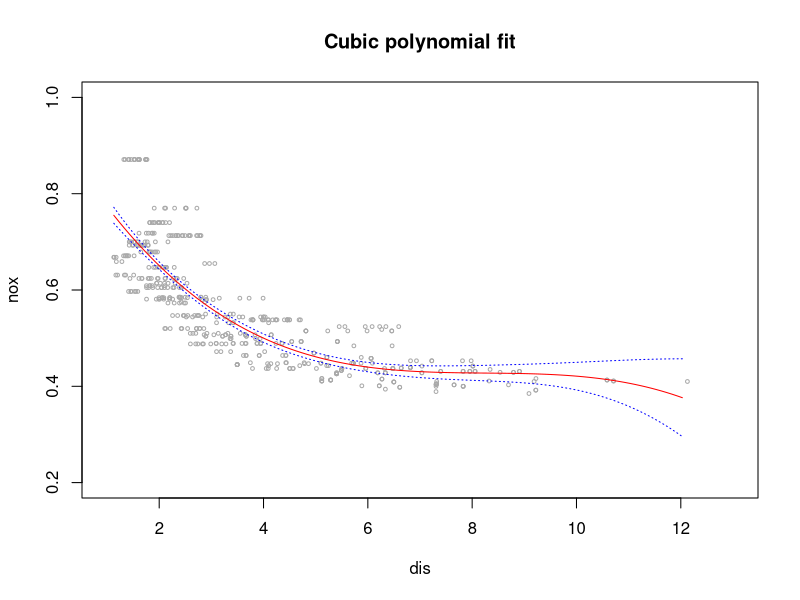

Here is the R script that generated this plot: (Note: this script raises an error after producing the figure.)
# Exercise 9, pg. 299
rm(list = ls())
library(MASS)
data("Boston")

# a
fit_i <- lm(formula = nox ~ poly(x = dis, degree = 3), data = Boston)
summary(fit_i)

dis.grid <- seq(from = min(Boston$dis), to = max(Boston$dis), by = 0.1)
nox_pred <- predict(object = fit_i, newdata = data.frame(dis = dis.grid),
                    se.fit = TRUE)
se.bands = cbind(nox_pred$fit + 2*nox_pred$se.fit, 
               nox_pred$fit - 2*nox_pred$se.fit)
plot(x = Boston$dis, y = Boston$nox, cex = .5, col="darkgrey", 
     xlab = "dis", ylab = "nox", ylim = c(0.2, 1), xlim = c(1,13), 
     main = "Cubic polynomial fit")
lines(x = dis.grid, y = nox_pred$fit, col = "red")
matlines(dis.grid, se.bands, lwd = 1, col = "blue", lty = 3)


# b
degrees <- c(1:10)
pdf(file = "Ch7/Ex9_PolynomialFit.pdf", width = 7, height = 9)
par(mfrow = c(4,3))
for(degree_i in degrees){
    fit_i <- lm(formula = nox ~ poly(x = dis, degree = degree_i),
                data = Boston)
    sumFit_i <- summary(fit_i)
    
    dis.grid <- seq(from = min(Boston$dis), to = max(Boston$dis), by = 0.1)
    nox_pred <- predict(object = fit_i, newdata = data.frame(dis = dis.grid),
                        se.fit = TRUE)
    se.bands=cbind(nox_pred$fit + 2*nox_pred$se.fit, 
                   nox_pred$fit - 2*nox_pred$se.fit)
    plot(x = Boston$dis, y = Boston$nox, cex = .5, col="darkgrey", 
         xlab = "dis", ylab = "nox", 
         ylim = c(floor(min(se.bands)), ceiling(max(se.bands))), 
         xlim = c(1,13), 
         main = paste("Degree:", degree_i, "| RSS:", 
                      round(x = sumFit_i$r.squared, digits = 3)))
    
    lines(x = dis.grid, y = nox_pred$fit, col = "red")
    matlines(dis.grid, se.bands, lwd = 1, col = "blue", lty = 3)
    
}
dev.off()


# c
library(boot)
set.seed(123)
degrees <- c(1:10)
cvMSE <- rep(x = NA, times = length(degrees))
for(degree_i in degrees){
    fit_i <- glm(formula = nox ~ poly(x = dis, degree = degree_i),
                 data = Boston)
    outCV <- cv.glm(data = Boston, glmfit = fit_i, K = 10)
    cvMSE[degree_i] <- outCV$delta[2]
}
plot(x = 1:length(cvMSE), y = cvMSE, type = "b", 
     xlab = "Degree of polynomial fit", ylab = "MSE (10 fold CV)")
points(x = which.min(cvMSE), y = min(cvMSE), pch = 19, col = "red")
legend(x = "topleft", legend = c("best degree", "not best degree"), 
       col = c("red", "black"), pch = c(19, 1))


# d
rm(list = ls())
library(splines)
# Fit 
fit_bs <- lm(formula = nox ~ bs(x = dis, df = 4), data = Boston)
# Knots
attr(x = bs(x = Boston$dis, df = 4), which = "knots")

# Plot
dis.grid <- seq(from = min(Boston$dis), to = max(Boston$dis), by = 0.1)
nox_pred <- predict(object = fit_bs, newdata = data.frame(dis = dis.grid),
                    se.fit = TRUE)
se.bands = cbind(nox_pred$fit + 2*nox_pred$se.fit, 
                 nox_pred$fit - 2*nox_pred$se.fit)
plot(x = Boston$dis, y = Boston$nox, cex = .5, col="darkgrey", 
     xlab = "dis", ylab = "nox", ylim = c(0.2, 1), xlim = c(1,13), 
     main = "Regression Spline fit")
lines(x = dis.grid, y = nox_pred$fit, col = "red")
matlines(dis.grid, se.bands, lwd = 1, col = "blue", lty = 3)



# e
dfs <- 3:10
dis.grid <- seq(from = min(Boston$dis), to = max(Boston$dis), by = 0.1)

pdf(file = "Ch7/Ex9_RegressionSpline.pdf")
par(mfrow = c(3,3))
for(df_i in dfs){
    
    fit_bs_i <- lm(formula = nox ~ bs(x = dis, df = df_i), data = Boston)
    sumfit_i <- summary(fit_bs_i)
    # Plot
    nox_pred <- predict(object = fit_bs_i, newdata = data.frame(dis = dis.grid),
                        se.fit = TRUE)
    se.bands = cbind(nox_pred$fit + 2*nox_pred$se.fit, 
                     nox_pred$fit - 2*nox_pred$se.fit)
    plot(x = Boston$dis, y = Boston$nox, cex = .5, col="darkgrey", 
         xlab = "dis", ylab = "nox", ylim = c(0.2, 1), xlim = c(1,13), 
         main = paste("Df", df_i, "| RSS", round(x = sumfit_i$r.squared, 
                                                 digits = 3)))
    lines(x = dis.grid, y = nox_pred$fit, col = "red")
    matlines(dis.grid, se.bands, lwd = 1, col = "blue", lty = 3)
    
}
dev.off()

# f
rm(list = ls())
set.seed(1)
data("Boston")
dfs <- 3:10
numFolds <- 10
config <- data.frame(dfs = rep(x = dfs, each = numFolds), 
                     fold = 1:numFolds, cvMSE = NA)
folds <- sample(x = 1:numFolds, size = nrow(Boston), replace = TRUE)
for(i in 1:nrow(config)){
    fit_bs_i <- lm(formula = nox ~ bs(x = dis, df = config$dfs[i]), 
                   data = Boston[folds != config$fold[i], ])
    pred_i <- predict(object = fit_bs_i, 
                      newdata = Boston[folds == config$fold[i], ])
    config$cvMSE[i] <- mean((pred_i - Boston$nox[folds == config$fold[i]])^2)
}
meanMSE <- tapply(X = config$cvMSE, INDEX = config$dfs, FUN = mean)
sdMSE <- tapply(X = config$cvMSE, INDEX = config$dfs, FUN = sd)

boxplot(formula = cvMSE ~ dfs, data = config, notch = TRUE)

boundariesMSEs <- cbind(meanMSE - sdMSE, meanMSE + sdMSE)
plot(x = dfs, y = meanMSE, type = "n", 
     xlab = "Degree of freedom", ylab = "MSE (10 fold CV)", 
     ylim = c(min(boundariesMSEs), max(boundariesMSEs)))
epsilon = 0.03
segments(x0 = dfs, y0 = boundariesMSEs[, 1],
         x1 = dfs, y1 = boundariesMSEs[, 2])
segments(x0 = dfs - epsilon, y0 = boundariesMSEs[,1], 
         x1 = dfs + epsilon, y1 = boundariesMSEs[, 1])
segments(x0 = dfs - epsilon, y0 = boundariesMSEs[,2], 
         x1 = dfs + epsilon, y1 = boundariesMSEs[, 2])
points(x = dfs, y = meanMSE, pch = 19)

# From above plots degrees of freedom equal to 3 is selected

















